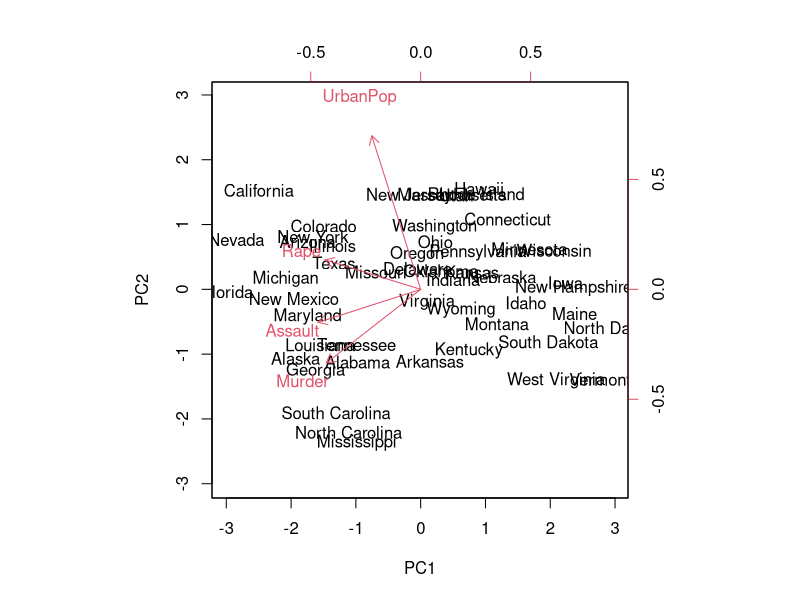
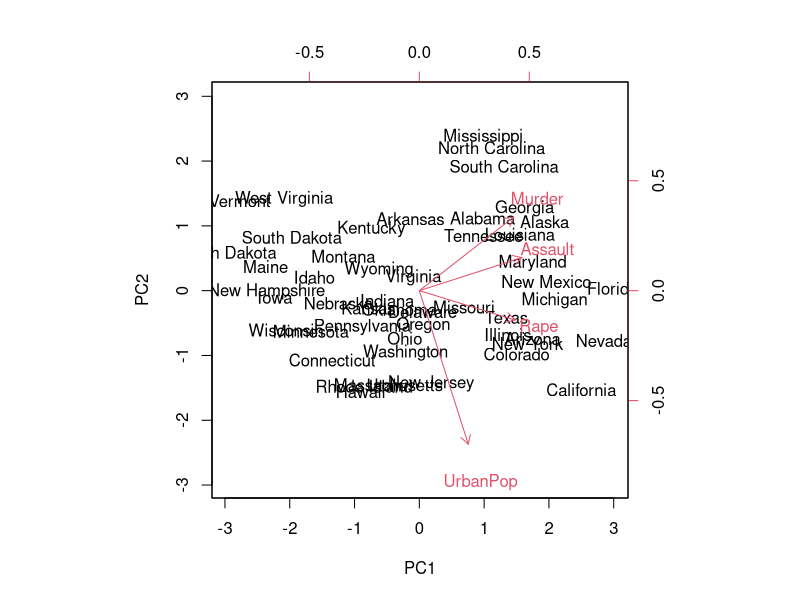
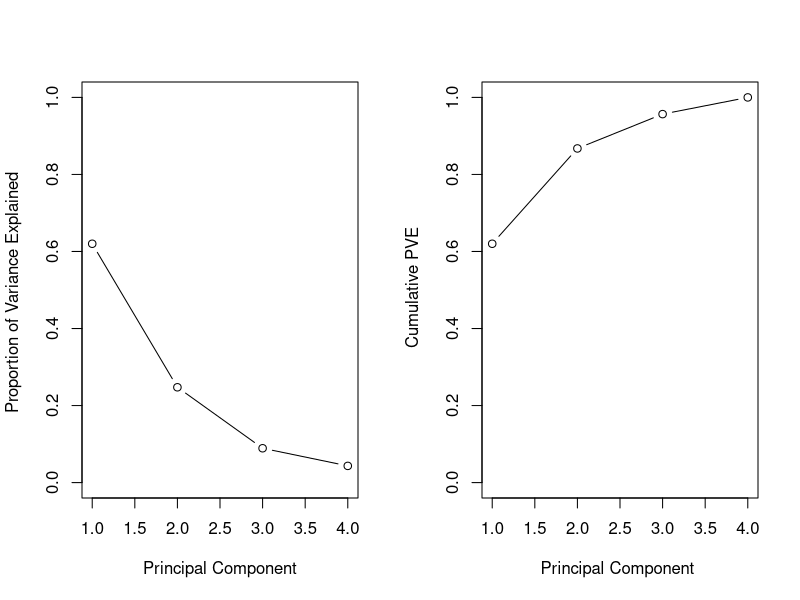

These charts were generated, in order, by the following R code:
# islr labs

#pca ---------------------------------------------------------------------------
states = row.names(USArrests)
states
names(USArrests)
apply(USArrests, 2, mean)
apply(USArrests, 2, var)
pr.out=prcomp(USArrests , scale=TRUE)
names(pr.out)
pr.out$center
pr.out$scale
pr.out$rotation
biplot (pr.out , scale =0)
pr.out$rotation=-pr.out$rotation
pr.out$x=-pr.out$x
biplot (pr.out , scale =0)
pr.out$sdev
pr.var <- pr.out$sdev^2
pr.var
pve=pr.var/sum(pr.var)
pve
par(mfrow = c(1,2))
plot(pve , xlab=" Principal Component ", ylab="Proportion of Variance Explained ", 
     ylim=c(0,1),type='b')
plot(cumsum(pve), xlab="Principal Component ", ylab=" Cumulative PVE", 
     ylim=c(0,1), type='b')

# k means ----------------------------------------------------------------------
